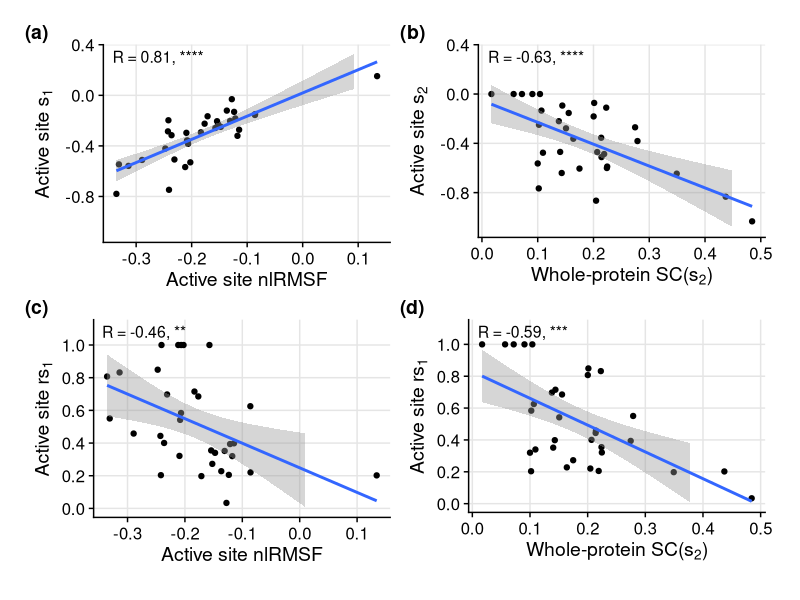

Generate this figure with R:
#!/usr/bin/env Rscript
# Active site constraint correlations figure

library(tidyverse)
library(here)
library(cowplot)
library(ggpubr)

cat("=== Generating Active Site Correlations Figure ===\n\n")

# Load data
cat("Loading data...\n")
profiles <- read_csv(here("data", "final_dataset_profiles_ca_ref.csv"),
                     show_col_types = FALSE) %>%
  mutate(mcsa_id = as.character(mcsa_id))

data_gof <- read_csv(here("data", "final_dataset_gof_ca_ref.csv"),
                     show_col_types = FALSE) %>%
  mutate(mcsa_id = as.character(mcsa_id))

cat("Calculating family-averaged active site metrics...\n")

# Calculate family-averaged active site metrics (same as in supplement tables)
family_values <- profiles %>%
  filter(mcsa_id != "749") %>%
  group_by(mcsa_id) %>%
  mutate(
    s1 = lrmsd.fit12.c1 - mean(lrmsd.fit12.c1, na.rm = TRUE),
    s2 = lrmsd.fit12.c2 - mean(lrmsd.fit12.c2, na.rm = TRUE),
    nlrmsf = lrmsf - mean(lrmsf, na.rm = TRUE)
  ) %>%
  ungroup() %>%
  filter(near(dactive, 0)) %>%
  mutate(
    abs_sum = abs(s1) + abs(s2),
    prop_s1 = abs(s1) / abs_sum,
    prop_s2 = abs(s2) / abs_sum
  ) %>%
  group_by(mcsa_id) %>%
  summarize(
    s1 = mean(s1, na.rm = TRUE),
    s2 = mean(s2, na.rm = TRUE),
    rs1 = mean(prop_s1, na.rm = TRUE),
    rs2 = mean(prop_s2, na.rm = TRUE),
    nlrmsf = mean(nlrmsf, na.rm = TRUE),
    .groups = "drop"
  ) %>%
  left_join(data_gof %>% select(mcsa_id, shapley_lrmsf, shapley_dactive), by = "mcsa_id")

cat("Creating plots...\n")

# Helper function to convert p-value to significance stars
p_to_stars <- function(p) {
  if (p < 0.0001) return("****")
  if (p < 0.001) return("***")
  if (p < 0.01) return("**")
  if (p < 0.05) return("*")
  return("ns")
}

# Calculate correlations and p-values
cor_test_1 <- cor.test(family_values$nlrmsf, family_values$s1, method = "pearson")
cor_test_2 <- cor.test(family_values$shapley_dactive, family_values$s2, method = "pearson")
cor_test_3 <- cor.test(family_values$nlrmsf, family_values$rs1, method = "pearson")
cor_test_4 <- cor.test(family_values$shapley_dactive, family_values$rs1, method = "pearson")

# Create labels
label_1 <- sprintf("R = %.2f, %s", cor_test_1$estimate, p_to_stars(cor_test_1$p.value))
label_2 <- sprintf("R = %.2f, %s", cor_test_2$estimate, p_to_stars(cor_test_2$p.value))
label_3 <- sprintf("R = %.2f, %s", cor_test_3$estimate, p_to_stars(cor_test_3$p.value))
label_4 <- sprintf("R = %.2f, %s", cor_test_4$estimate, p_to_stars(cor_test_4$p.value))

# Calculate shared y-axis limits for panels a and b
y_min_ab <- min(c(family_values$s1, family_values$s2))
y_max_ab <- max(c(family_values$s1, family_values$s2))
y_range_ab <- y_max_ab - y_min_ab
y_limits_ab <- c(y_min_ab - 0.05 * y_range_ab, y_max_ab + 0.15 * y_range_ab)

# Panel (a): s1 vs nlRMSF
p1 <- ggplot(family_values, aes(nlrmsf, s1)) +
  geom_point() +
  geom_smooth(method = "lm", se = TRUE) +
  annotate("text", x = -Inf, y = Inf, label = label_1,
           hjust = -0.1, vjust = 1.5, size = 4) +
  scale_y_continuous(limits = y_limits_ab) +
  xlab("Active site nlRMSF") +
  ylab(expression(paste("Active site ", s[1]))) +
  theme_cowplot() +
  theme(plot.margin = unit(c(0.5, 0.25, 0.25, 0.25), "cm"),
        panel.grid.major = element_line(color = "gray90"))

# Panel (b): s2 vs shapley_dactive (SC(s2))
p2 <- ggplot(family_values, aes(shapley_dactive, s2)) +
  geom_point() +
  geom_smooth(method = "lm", se = TRUE) +
  annotate("text", x = -Inf, y = Inf, label = label_2,
           hjust = -0.1, vjust = 1.5, size = 4) +
  scale_y_continuous(limits = y_limits_ab) +
  xlab(expression(paste("Whole-protein SC(", s[2], ")"))) +
  ylab(expression(paste("Active site ", s[2]))) +
  theme_cowplot() +
  theme(plot.margin = unit(c(0.5, 0.25, 0.25, 0.25), "cm"),
        panel.grid.major = element_line(color = "gray90"))

# Panel (c): rs1 vs nlRMSF
p3 <- ggplot(family_values, aes(nlrmsf, rs1)) +
  geom_point() +
  geom_smooth(method = "lm", se = TRUE) +
  annotate("text", x = -Inf, y = Inf, label = label_3,
           hjust = -0.1, vjust = 1.5, size = 4) +
  scale_y_continuous(limits = c(0, 1.1), breaks = seq(0, 1, 0.2)) +
  xlab("Active site nlRMSF") +
  ylab(expression(paste("Active site ", rs[1]))) +
  theme_cowplot() +
  theme(plot.margin = unit(c(0.5, 0.25, 0.25, 0.25), "cm"),
        panel.grid.major = element_line(color = "gray90"))

# Panel (d): rs1 vs shapley_dactive
p4 <- ggplot(family_values, aes(shapley_dactive, rs1)) +
  geom_point() +
  geom_smooth(method = "lm", se = TRUE) +
  annotate("text", x = -Inf, y = Inf, label = label_4,
           hjust = -0.1, vjust = 1.5, size = 4) +
  scale_y_continuous(limits = c(0, 1.1), breaks = seq(0, 1, 0.2)) +
  xlab(expression(paste("Whole-protein SC(", s[2], ")"))) +
  ylab(expression(paste("Active site ", rs[1]))) +
  theme_cowplot() +
  theme(plot.margin = unit(c(0.5, 0.25, 0.25, 0.25), "cm"),
        panel.grid.major = element_line(color = "gray90"))

# Combine into 2x2 grid
final_plot <- plot_grid(p1, p2, p3, p4,
                        ncol = 2,
                        labels = c("(a)", "(b)", "(c)", "(d)"),
                        hjust = 0,
                        vjust = 1) +
  theme(plot.margin = unit(c(0.25, 0.25, 0.25, 0.25), "inches"))

# Save
output_file <- here("supplementary/figures", "asite_correlations.pdf")
ggsave(output_file, final_plot, width = 8, height = 7)

cat("\n=== Done ===\n")
cat("Saved:", output_file, "\n")
